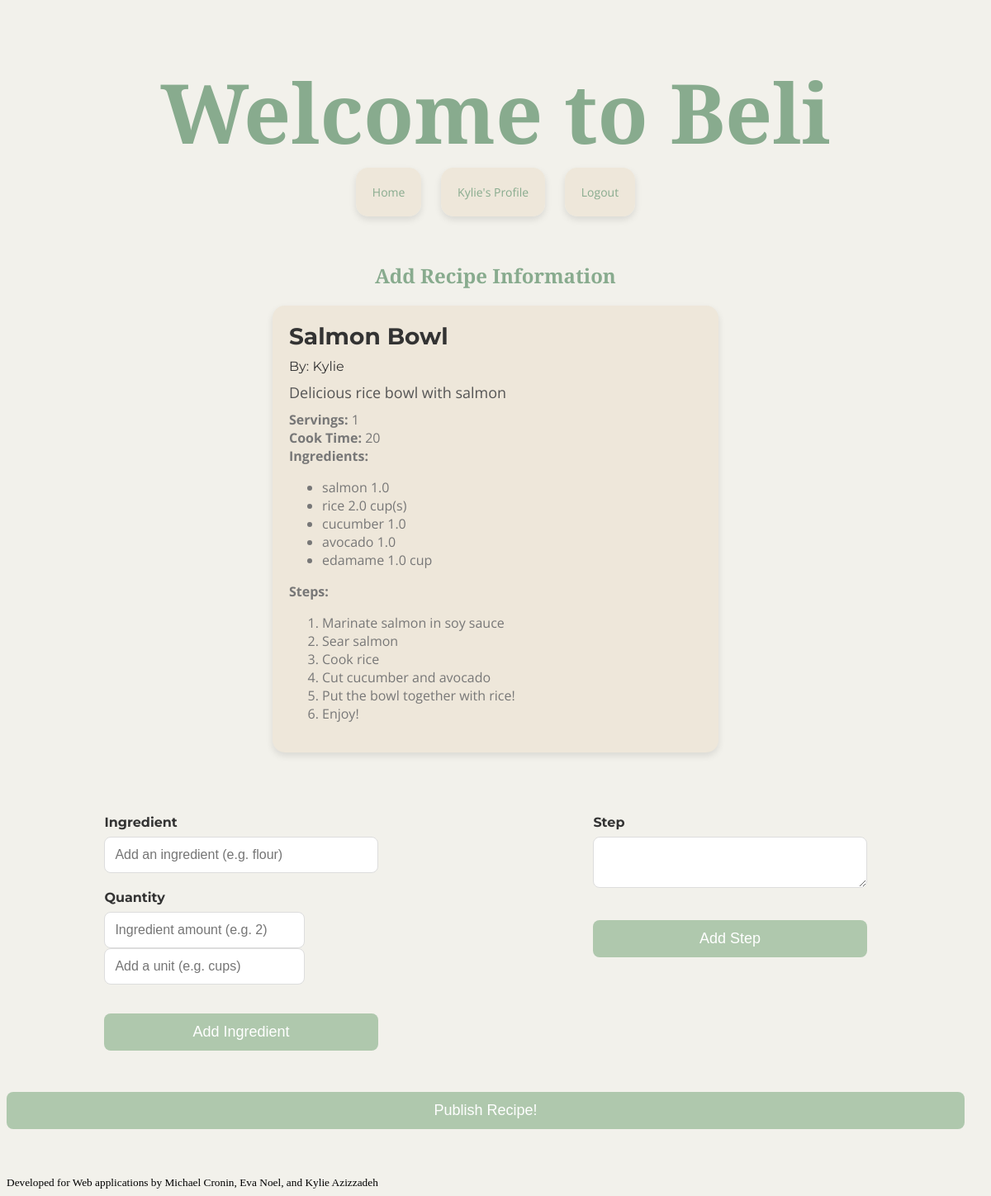
/recipe_creation/7 (signed in), run on the app's committed database.
### beli/model.py (models this page shows)
class User(flask_login.UserMixin, db.Model):
    id = db.Column(db.Integer, primary_key=True)
    email = db.Column(db.String(128), unique=True, nullable=False)
    name = db.Column(db.String(64), nullable=False)
    password = db.Column(db.String(100), nullable=False)
    recipes = db.relationship('Recipe', back_populates='user')
    photos = db.relationship('Photo', back_populates='user')
    ratings = db.relationship('Rating', back_populates='user')
    bookmarks = db.relationship('Bookmark', back_populates='user')
    photos = db.relationship('Photo', back_populates='user')
    following = db.relationship(
        "User",
        secondary=FollowingAssociation.__table__,
        primaryjoin=FollowingAssociation.follower_id == id,
        secondaryjoin=FollowingAssociation.followed_id == id,
        back_populates="followers",
    )
    followers = db.relationship(
        "User",
        secondary=FollowingAssociation.__table__,
        primaryjoin=FollowingAssociation.followed_id == id,
        secondaryjoin=FollowingAssociation.follower_id == id,
        back_populates="following",
    )

class Recipe(db.Model):
    id = db.Column(db.Integer, primary_key=True)
    title = db.Column(db.String(512), nullable=False)
    description = db.Column(db.Text, nullable=False)
    servings = db.Column(db.Integer, nullable=False)
    cook_time = db.Column(db.Integer, nullable=False)
    user_id = db.Column(db.Integer, db.ForeignKey('user.id'), nullable=False)
    complete = db.Column(db.Boolean, nullable=False)
    user = db.relationship('User', back_populates='recipes')
    quantified_ingredients = db.relationship('QuantifiedIngredient', back_populates='recipe')
    steps = db.relationship('Step', back_populates='recipe')
    ratings = db.relationship('Rating', back_populates='recipe')
    bookmarks = db.relationship('Bookmark', back_populates='recipe')
    photos = db.relationship('Photo', back_populates='recipe')

class QuantifiedIngredient(db.Model):
    id = db.Column(db.Integer, primary_key=True)
    amount = db.Column(db.Float, nullable=False)
    unit = db.Column(db.String(64), nullable=False)
    ingredient_id = db.Column(db.Integer, db.ForeignKey('ingredient.id'), nullable=False)
    ingredient = db.relationship('Ingredient', back_populates='quantified_ingredients')
    recipe_id = db.Column(db.Integer, db.ForeignKey('recipe.id'), nullable=False)
    recipe = db.relationship('Recipe', back_populates='quantified_ingredients')

class Ingredient(db.Model):
    id = db.Column(db.Integer, primary_key=True)
    name = db.Column(db.String(512), nullable=False)
    quantified_ingredients = db.relationship('QuantifiedIngredient', back_populates='ingredient')

class Step(db.Model):
    id = db.Column(db.Integer, primary_key=True)
    description = db.Column(db.Text, nullable=False)
    order = db.Column(db.Integer, nullable=False)
    recipe_id = db.Column(db.Integer, db.ForeignKey('recipe.id'), nullable=False)
    recipe = db.relationship('Recipe', back_populates='steps')

### beli/main.py (the view)
@bp.route("/recipe_creation/<int:recipe_id>", methods=['GET'])
@flask_login.login_required
def recipe_creation(recipe_id):
    recipe = db.get_or_404(model.Recipe, recipe_id)
    query = db.select(model.Ingredient)
    ingredients = db.session.execute(query).scalars().all()
    query2 = db.select(model.Step).where((model.Step.recipe_id == recipe_id)).order_by(model.Step.order)
    steps = db.session.execute(query2).scalars().all()
    return render_template("main/recipe_creation.html", recipe = recipe, ingredients = ingredients, steps = steps)

### beli/__init__.py (called while the page is built)
def create_app(test_config=None):
    app = Flask(__name__)
    app.config["SECRET_KEY"] = "93220d9b340cf9a6c39bac99cce7daf220167498f91fa"
    from . import main
    from . import auth
    app.config["SQLALCHEMY_DATABASE_URI"] = "sqlite:///microblog.db"
    db.init_app(app)
    login_manager = LoginManager()
    login_manager.login_view = 'auth.login'
    login_manager.init_app(app)
    from . import model
    @login_manager.user_loader
    def load_user(user_id):
        return db.session.get(model.User, int(user_id))
    app.register_blueprint(main.bp)
    app.register_blueprint(auth.bp)
    return app

### beli/templates/main/recipe_creation.html (shortened to what this page needs)
{% extends 'base.html' %}
{% block create %}
    <div>
        <div class="recipe-details-section">
            <h2 class="sub-title">Add Recipe Information</h2>
            <div class="recipe-create-card">
                <span>
                    <div class="recipe-title">{{ recipe.title }}</div>
                    <div class="recipe-author">By: {{ recipe.user.name }}</div>
                </span>
                <div class="recipe-description">{{ recipe.description }}</div>
                <div class="recipe-details">
                    <div class="servings"><b>Servings:</b> {{ recipe.servings }}</div>
                    <div class="cooktime"><b>Cook Time:</b> {{ recipe.cook_time }}</div>
                    <div class="ingredients"> <b>Ingredients:</b>
                        <ul>
                            {% for qi in recipe.quantified_ingredients %}
                                <li>{{ qi.ingredient.name }} {{ qi.amount }} {{ qi.unit }}</li>
                            {% endfor %}
                        </ul>
                    </div>
                    <div class="steps"><b>Steps:</b>
                        <ol>
                            {% for step in recipe.steps %}
                                <li>{{ step.description }}</li>
                            {% endfor %}
                        </ol>
                    </div>
                </div>
            </div>
        <div class="recipe-container">
            <div class="side-section">
                <form class="recipe-form" action="{{ url_for('main.new_ingredient', recipe_id=recipe.id) }}" method="post">
                    <div class="form-group">
                        <label for="ingredient">Ingredient</label>
                        <input type="text" placeholder="Add an ingredient (e.g. flour)" name="ingredient" list="ingredients">
                    </div>
                    <div class="form-group narrow-width">
                        <label for="amount">Quantity</label>
                        <input type="text" name="amount" placeholder="Ingredient amount (e.g. 2)" required>
                        <input type="text" name="quantity" list="quantities" placeholder="Add a unit (e.g. cups)">
                    </div>
                    <div class="form-group">
                        <input type="submit" value="Add Ingredient" class="recipe-button">
                    </div>
                </form>
            </div>
            <div class="side-section">
                <form class="recipe-form" action="{{ url_for('main.new_step', recipe_id=recipe.id) }}" method="post">
                    <div class="form-group">
                        <label for="step">Step</label>
                        <textarea placeholder="Add a step" name="step"> </textarea>
                    </div>
                    <div class="form-group">
                        <input type="submit" value="Add Step" class="recipe-button">
                    </div>
                </form>
            </div>
        </div>
        </div>
    <form class="recipe-form" action="{{ url_for('main.complete_recipe', recipe_id=recipe.id) }}" method="post">
        <div class="form-group">
            <input type="submit" value="Publish Recipe!" class="recipe-button">
        </div>
    </form>
{% endblock %}

### beli/templates/base.html (shortened to what this page needs)
<!DOCTYPE html>
<html>
    <head>
        <link rel="stylesheet"
              href="{{ url_for('static', filename='beli.css') }}">
    </head>
    <body>
        <header>
            <h1 class="site-title">Welcome to Beli</h1>
            <div class="site-button">
                <a href="{{ url_for('main.index') }}">Home</a>
                {% if current_user.is_authenticated: %}
                    <a href="{{ url_for('main.userProfile', user_id=current_user.id) }}">{{ current_user.name }}'s Profile</a>
                    <a href="{{ url_for('auth.log_out') }}">Logout</a>
                {% endif %}
            </div>
        </header>
        <section class = "recipeCreation">
            {% block create %}{% endblock %}
        </section>
        <footer class="footer"><small>Developed for Web applications by Michael Cronin, Eva Noel, and Kylie Azizzadeh</small></footer>
    </body>
</html>

### beli/static/beli.css (style rules this page uses)
body { background-color: #F2F1EB; text-align: left; }
.site-title { font-family: 'Playfair Display'; font-size: 100px; font-weight: bolder; text-align: center; margin-bottom: 20px; color: #88AB8E; }
.sub-title { font-family: 'Playfair Display'; font-size: 90x; font-weight: bolder; text-align: center; margin-bottom: 20px; color: #88AB8E; }
.site-button { font-family: 'Open Sans', sans-serif; font-size: 14px; text-align: center; margin-bottom: 30px; }
.site-button a { color: #88AB8E; text-decoration: none; margin: 0 10px; background-color: #EEE7DA; padding: 20px; border-radius: 15px; box-shadow: 0 4px 8px rgba(0, 0, 0, 0.1); transition: background-color 0.3s ease, transform 0.3s ease, box-shadow 0.3s ease; }
.recipe-create-card { background-color: #EEE7DA; padding: 20px; border-radius: 15px; box-shadow: 0 4px 8px rgba(0, 0, 0, 0.1); transition: background-color 0.3s ease, transform 0.3s ease, box-shadow 0.3s ease; margin: 0 auto; max-width: 500px; }
.recipe-title { font-family: 'Montserrat', sans-serif; font-size: 28px; font-weight: bold; margin-bottom: 10px; color: #333333; text-decoration: none; }
.recipe-author { font-family: 'Montserrat', sans-serif; font-size: 16px; font-weight: light; margin-bottom: 10px; color: #333333; text-decoration: none; }
.recipe-description { font-family: 'Open Sans', sans-serif; font-size: 18px; margin-bottom: 10px; color: #555555; }
.recipe-details { font-family: 'Open Sans', sans-serif; font-size: 16px; color: #777777; }
.recipe-button { background-color: #AFC8AD; color: #ffffff; padding: 12px 24px; border: none; border-radius: 8px; font-size: 18px; cursor: pointer; transition: background-color 0.3s ease; margin-top: 15px; margin-bottom: 15px; }
.recipe-form { width: 100%; }
.form-group { margin-bottom: 20px; }
.form-group label { display: block; text-align: left; font-family: 'Montserrat', sans-serif; font-size: 16px; font-weight: bold; margin-bottom: 8px; color: #333333; }
.form-group input, .form-group textarea { width: calc(100% - 24px); padding: 12px; margin-right: 12px; border: 1px solid #ddd; border-radius: 8px; font-size: 16px; box-sizing: border-box; }
.narrow-width { width: 75%; display: inline-block; margin-right: 4%; }
.recipe-form input[type="submit"] { background-color: #AFC8AD; color: #ffffff; padding: 12px 24px; border: none; border-radius: 8px; font-size: 18px; cursor: pointer; transition: background-color 0.3s ease; }
.recipe-container { display: flex; justify-content: space-around; align-items: flex-start; margin-top: 75px; }
.recipe-details-section { margin-top: 75px; flex: 1; }
.side-section { flex: 0 0 30%; display: flex; flex-direction: column; align-items: center; }
.footer { margin-top: 40px; }

### data on the page
User: name "Kylie", user.name "Kylie"
Recipe: title "Salmon Bowl", description "Delicious rice bowl with salmon", servings "1", cook_time "20"
QuantifiedIngredient: ingredient.name "salmon", amount "1.0"
QuantifiedIngredient: ingredient.name "rice", amount "2.0", unit "cup(s)"
QuantifiedIngredient: ingredient.name "cucumber", amount "1.0"
QuantifiedIngredient: ingredient.name "avocado", amount "1.0"
QuantifiedIngredient: ingredient.name "edamame", amount "1.0", unit "cup"
Step: description "Marinate salmon in soy sauce"
Step: description "Sear salmon"
Step: description "Cook rice"
Step: description "Cut cucumber and avocado"
Step: description "Put the bowl together with rice!"
Step: description "Enjoy!"
